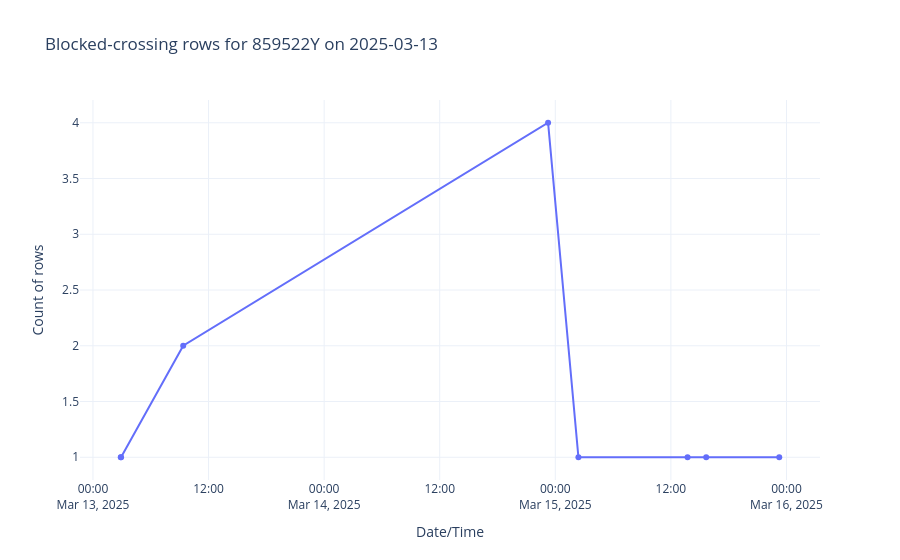

The cell this chart's notebook holds for it:
### Markdown cell above
The key pattern is sparse but heavy-tailed: most affected crossings have only a few blocked events, while a small number dominate the total.

### Code cell
target_crossing_id = '859522Y'
target_start_day = pd.Timestamp('2025-03-13')
target_end_day = pd.Timestamp('2025-03-15')

plot_data = blocked.loc[
    (blocked['Crossing ID'] == target_crossing_id)
    & (blocked['Date/Time'].dt.normalize() >= target_start_day)
    & (blocked['Date/Time'].dt.normalize() <= target_end_day)
].copy()

if plot_data.empty:
    print(f'No blocked-crossing rows found for {target_crossing_id} on {target_start_day.date()}')
else:
    plot_data = plot_data.groupby('Date/Time', as_index=False).size().rename(columns={'size': 'row_count'})
    fig = px.line(
        plot_data,
        x='Date/Time',
        y='row_count',
        markers=True,
        title=f'Blocked-crossing rows for {target_crossing_id} on {target_start_day.date()}',
    )
    fig.update_layout(
        xaxis_title='Date/Time',
        yaxis_title='Count of rows',
        template='plotly_white',
    )
    fig.show()

### Figure 1 — Plotly figure (JSON) as saved in the notebook; plotly's stock layout.template omitted (floating-point values rounded to 4 significant figures)
{"data": [{"hovertemplate": "Date/Time=%{x}<br>row_count=%{y}<extra></extra>", "legendgroup": "", "line": {"color": "#636efa", "dash": "solid"}, "marker": {"symbol": "circle"}, "mode": "lines+markers", "name": "", "orientation": "v", "showlegend": false, "type": "scatter", "x": ["2025-03-13T02:53:00.000000", "2025-03-13T02:55:00.000000", "2025-03-13T09:22:00.000000", "2025-03-14T23:15:00.000000", "2025-03-15T02:24:00.000000", "2025-03-15T13:44:00.000000", "2025-03-15T15:40:00.000000", "2025-03-15T23:15:00.000000"], "xaxis": "x", "y": [1, 1, 2, 4, 1, 1, 1, 1], "yaxis": "y"}], "layout": {"legend": {"tracegroupgap": 0}, "title": {"text": "Blocked-crossing rows for 859522Y on 2025-03-13"}, "xaxis": {"anchor": "y", "domain": [0, 1], "title": {"text": "Date/Time"}}, "yaxis": {"anchor": "x", "domain": [0, 1], "title": {"text": "Count of rows"}}}}
